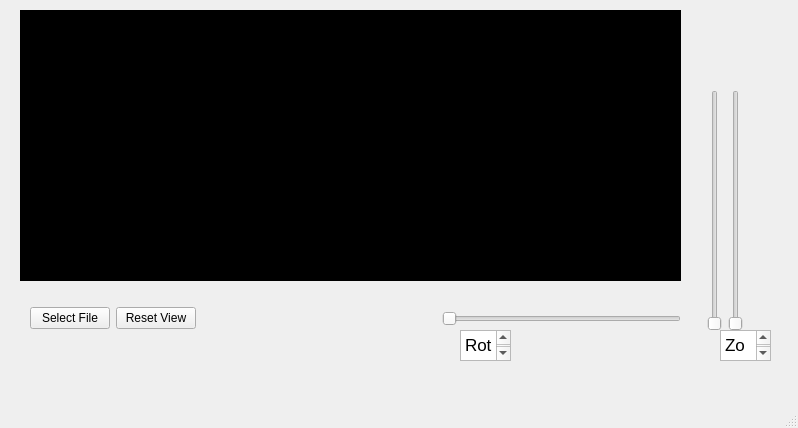
<?xml version="1.0" encoding="UTF-8"?>
<ui version="4.0">
 <class>MainWindow</class>
 <widget class="QMainWindow" name="MainWindow">
  <property name="geometry">
   <rect>
    <x>0</x>
    <y>0</y>
    <width>798</width>
    <height>428</height>
   </rect>
  </property>
  <property name="windowTitle">
   <string>MainWindow</string>
  </property>
  <widget class="QWidget" name="centralwidget">
   <widget class="QVTKOpenGLNativeWidget" name="vtkWidget" native="true">
    <property name="geometry">
     <rect>
      <x>20</x>
      <y>10</y>
      <width>661</width>
      <height>271</height>
     </rect>
    </property>
    <property name="styleSheet">
     <string notr="true">background-color: black;</string>
    </property>
   </widget>
   <widget class="QWidget" name="layoutWidget">
    <property name="geometry">
     <rect>
      <x>30</x>
      <y>300</y>
      <width>651</width>
      <height>37</height>
     </rect>
    </property>
    <layout class="QHBoxLayout" name="horizontalLayout">
     <item>
      <widget class="QPushButton" name="selectButton">
       <property name="text">
        <string>Select File</string>
       </property>
      </widget>
     </item>
     <item>
      <widget class="QPushButton" name="resetButton">
       <property name="text">
        <string>Reset View</string>
       </property>
      </widget>
     </item>
     <item>
      <spacer name="horizontalSpacer">
       <property name="orientation">
        <enum>Qt::Horizontal</enum>
       </property>
       <property name="sizeHint" stdset="0">
        <size>
         <width>40</width>
         <height>20</height>
        </size>
       </property>
      </spacer>
     </item>
     <item>
      <widget class="QSlider" name="horizontalSlider">
       <property name="maximum">
        <number>200</number>
       </property>
       <property name="orientation">
        <enum>Qt::Horizontal</enum>
       </property>
      </widget>
     </item>
    </layout>
   </widget>
   <widget class="QTextBrowser" name="textBrowser">
    <property name="geometry">
     <rect>
      <x>460</x>
      <y>330</y>
      <width>51</width>
      <height>31</height>
     </rect>
    </property>
    <property name="html">
     <string>&lt;!DOCTYPE HTML PUBLIC &quot;-//W3C//DTD HTML 4.0//EN&quot; &quot;http://www.w3.org/TR/REC-html40/strict.dtd&quot;&gt;
&lt;html&gt;&lt;head&gt;&lt;meta name=&quot;qrichtext&quot; content=&quot;1&quot; /&gt;&lt;meta charset=&quot;utf-8&quot; /&gt;&lt;style type=&quot;text/css&quot;&gt;
p, li { white-space: pre-wrap; }
hr { height: 1px; border-width: 0; }
li.unchecked::marker { content: &quot;\2610&quot;; }
li.checked::marker { content: &quot;\2612&quot;; }
&lt;/style&gt;&lt;/head&gt;&lt;body style=&quot; font-family:'.AppleSystemUIFont'; font-size:13pt; font-weight:400; font-style:normal;&quot;&gt;
&lt;p style=&quot; margin-top:0px; margin-bottom:0px; margin-left:0px; margin-right:0px; -qt-block-indent:0; text-indent:0px;&quot;&gt;Rotate&lt;/p&gt;&lt;/body&gt;&lt;/html&gt;</string>
    </property>
   </widget>
   <widget class="QTextBrowser" name="textBrowser_2">
    <property name="geometry">
     <rect>
      <x>720</x>
      <y>330</y>
      <width>51</width>
      <height>31</height>
     </rect>
    </property>
    <property name="html">
     <string>&lt;!DOCTYPE HTML PUBLIC &quot;-//W3C//DTD HTML 4.0//EN&quot; &quot;http://www.w3.org/TR/REC-html40/strict.dtd&quot;&gt;
&lt;html&gt;&lt;head&gt;&lt;meta name=&quot;qrichtext&quot; content=&quot;1&quot; /&gt;&lt;meta charset=&quot;utf-8&quot; /&gt;&lt;style type=&quot;text/css&quot;&gt;
p, li { white-space: pre-wrap; }
hr { height: 1px; border-width: 0; }
li.unchecked::marker { content: &quot;\2610&quot;; }
li.checked::marker { content: &quot;\2612&quot;; }
&lt;/style&gt;&lt;/head&gt;&lt;body style=&quot; font-family:'.AppleSystemUIFont'; font-size:13pt; font-weight:400; font-style:normal;&quot;&gt;
&lt;p style=&quot; margin-top:0px; margin-bottom:0px; margin-left:0px; margin-right:0px; -qt-block-indent:0; text-indent:0px;&quot;&gt;Zoom&lt;/p&gt;&lt;/body&gt;&lt;/html&gt;</string>
    </property>
   </widget>
   <widget class="QWidget" name="layoutWidget">
    <property name="geometry">
     <rect>
      <x>680</x>
      <y>90</y>
      <width>91</width>
      <height>241</height>
     </rect>
    </property>
    <layout class="QHBoxLayout" name="horizontalLayout_2">
     <item>
      <spacer name="horizontalSpacer_3">
       <property name="orientation">
        <enum>Qt::Horizontal</enum>
       </property>
       <property name="sizeHint" stdset="0">
        <size>
         <width>40</width>
         <height>20</height>
        </size>
       </property>
      </spacer>
     </item>
     <item>
      <widget class="QSlider" name="verticalSlider">
       <property name="maximum">
        <number>200</number>
       </property>
       <property name="orientation">
        <enum>Qt::Vertical</enum>
       </property>
      </widget>
     </item>
     <item>
      <widget class="QSlider" name="zoomSlider">
       <property name="maximum">
        <number>200</number>
       </property>
       <property name="orientation">
        <enum>Qt::Vertical</enum>
       </property>
      </widget>
     </item>
     <item>
      <spacer name="horizontalSpacer_2">
       <property name="orientation">
        <enum>Qt::Horizontal</enum>
       </property>
       <property name="sizeHint" stdset="0">
        <size>
         <width>40</width>
         <height>20</height>
        </size>
       </property>
      </spacer>
     </item>
    </layout>
   </widget>
  </widget>
  <widget class="QMenuBar" name="menubar">
   <property name="geometry">
    <rect>
     <x>0</x>
     <y>0</y>
     <width>798</width>
     <height>36</height>
    </rect>
   </property>
  </widget>
  <widget class="QStatusBar" name="statusbar"/>
 </widget>
 <customwidgets>
  <customwidget>
   <class>QVTKOpenGLNativeWidget</class>
   <extends>QWidget</extends>
   <header>qvtkopenglnativewidget.h</header>
   <container>1</container>
  </customwidget>
 </customwidgets>
 <resources/>
 <connections/>
</ui>
